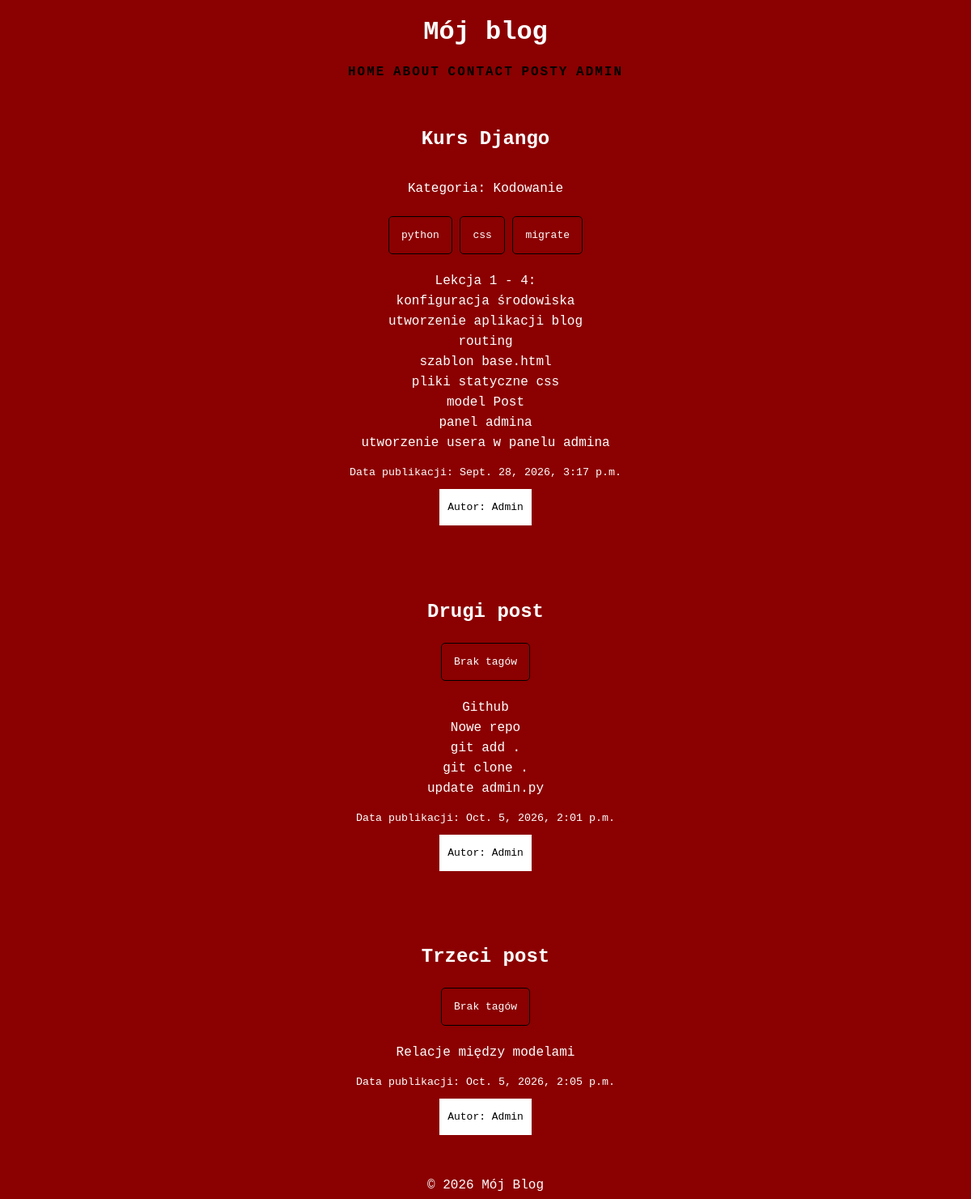
The app's page /lista_postow/ with its own data.
### blog/models.py (models this page shows, shortened)
class Post(models.Model):
    tytul = models.CharField(max_length=200)
    tresc = models.TextField()
    data_publikacji = models.DateTimeField(auto_now_add=True)
    data_modyfikacji = models.DateTimeField(auto_now=True)
    autor = models.CharField(max_length=100, default="Admin")
    opublikowany = models.BooleanField(default=True)
    kategoria = models.ForeignKey(
        Kategoria,
        on_delete=models.CASCADE,
        null=True,
        blank=True,
        related_name="posty"
    )
    tagi = models.ManyToManyField(Tag, blank=True, related_name='posty')

class Kategoria(models.Model):
    nazwa = models.CharField(max_length=100)
    class Meta:
        verbose_name_plural = "Kategorie"

class Tag(models.Model):
    nazwa = models.CharField(max_length=50)
    class Meta:
        verbose_name_plural = "Tagi"

### blog/views.py (the view)
# urls.py: path('lista_postow/', views.lista_postow, name='posty'),
def lista_postow(request):
    posty = Post.objects.filter(opublikowany=True)
    return render(request, 'blog/lista_postow.html', {
        'posty': posty
        })

### templates/blog/lista_postow.html
{% extends "base.html" %}
{% block content %}
{% for post in posty %}
<article>
    <h2 class="title">{{ post.tytul }}</h2>
    {% if post.kategoria %}
        <p>Kategoria: {{ post.kategoria.nazwa }}</p>
    {% endif %}
    <p>
        {% for tag in post.tagi.all %}
        <span class="tag">{{ tag.nazwa }}</span>
        {% empty %}
        <span class="tag">Brak tagów</span>
        {% endfor %}
    </p>
    <p>{{ post.tresc | linebreaksbr }}</p>
    <small>
        Data publikacji:
        {{ post.data_publikacji }}
    </small>
    <p class="autor">  Autor: {{ post.autor }}</p>
</article>
{% empty %}
<p>Brak opublikowanych postów.</p>
{% endfor %}
{% endblock %}

### templates/base.html (shortened to what this page needs)
<!DOCTYPE html>
<html lang="en">
<head>
    {% load static %}
    <link rel="stylesheet" href="{% static 'css/style.css' %}">
</head>
<body>
<header>
    <h1>Mój blog</h1>
</header>
<a href="/">home</a>
<a href="/about">about</a>
<a href="/contact">contact</a>
<a href="/lista_postow">posty</a>
<a href="/admin">admin</a>
<main>
    {% block content %}
    {% endblock %}
</main>
<footer>&copy 2026 Mój Blog</footer>
</body>
</html>

### static/css/style.css (style rules this page uses)
body { background-color: darkred; color: white; text-align: center; font-family: 'Courier New', Courier, monospace; }
a { color: black; text-decoration: none; font-weight: bold; text-transform: uppercase; letter-spacing: 2px; }
article { padding: 20px; margin: 20px; display: flex; flex-direction: column; align-items: center; justify-content: center; }
p { line-height: 25px; }
.tag { border: 1px solid black; border-radius: 5px; padding: 15px; font-size: small; }
.autor { background-color: white; color: black; font-size: small; padding: 10px; }

### records on screen
Post: tytul "Kurs Django", kategoria.nazwa "Kodowanie", tresc "Lekcja 1 - 4: konfiguracja środowiska utworzenie aplikacji blog routing szablon base.html pliki statyczne css model Post panel admina utworzenie usera w panelu admina", data_publikacji "Sept. 28, 2026, 3:17 p.m.", autor "Admin"
Tag: nazwa "python"
Tag: nazwa "css"
Tag: nazwa "migrate"
Post: tytul "Drugi post", tresc "Github Nowe repo git add . git clone . update admin.py", data_publikacji "Oct. 5, 2026, 2:01 p.m.", autor "Admin"
Post: tytul "Trzeci post", tresc "Relacje między modelami", data_publikacji "Oct. 5, 2026, 2:05 p.m.", autor "Admin"
